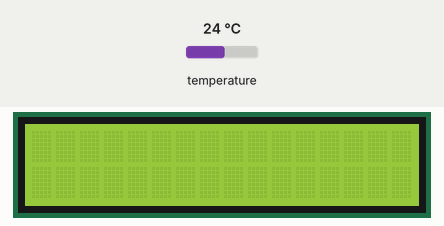
This sketch was run on a simulated ESP8266 (NodeMCU). Parts: 16×2 character LCD. The inputs (shaded band) are chosen by the test bench; at power-on: temperature 24 °C. What the sketch prints to the serial monitor is not drawn.

Above: at 1.3 s.
1.4 s: temperature set to 12 °C
At 3.7 s:
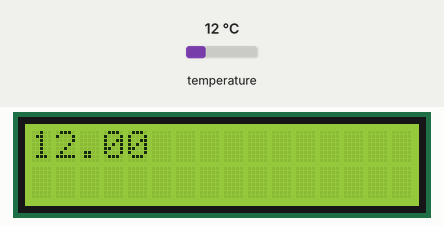
4.1 s: temperature set to 19 °C
At 5.7 s:
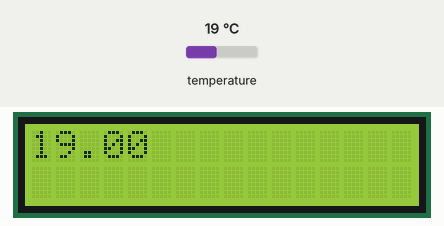
6.7 s: temperature set to 28 °C
At 9.0 s:
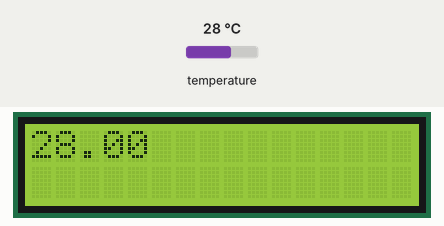
Timing chart, 0 to 10.5 s (numbered marks = the images above; inputs shaded):
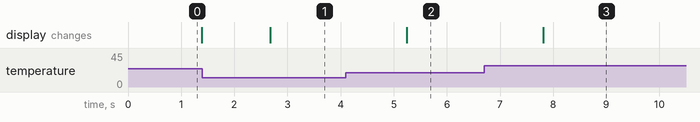

Measured:
- after the input at 1.4 s, the display: changes after 1.3 s (image 1)
- after the input at 4.1 s, the display: changes after 1.1 s (image 2)
- after the input at 6.7 s, the display: changes after 1.1 s (image 3)

The sketch:

esp8266_temp.ino
```cpp
#include <LiquidCrystal_I2C.h>
#include <Wire.h>
#include <DallasTemperature.h>


//---- define section---
#define ledAr LED_BUILTIN
#define ONE_WIRE_BUS 4
LiquidCrystal_I2C lcd(0x27,16,2);       // set the LCD address to 0x27 for a 16 chars and 2 line display
OneWire oneWire(ONE_WIRE_BUS);
DallasTemperature sensors(&oneWire);


void setup()
{
  lcd.begin();
  //lcd.begin(D2, D1);
  //Wire.begin(0, 1);
  // Print a message to the LCD.
  lcd.backlight();
  Wire.begin(D2, D1);
  Serial.begin(115200);
  lcd.setCursor(1,0);
  lcd.print("SENIOR PROJECT");
  lcd.setCursor(3,1);
  lcd.print("konichiwaa");

  lcd.clear();


  sensors.begin();
}

void loop()
{


  // ---- Code display temp on Serial ----
  sensors.requestTemperatures();
  float temperatureC = sensors.getTempCByIndex(0);
  float temperatureF = sensors.getTempFByIndex(0);
  Serial.print(temperatureC);
  Serial.println("ºC");
  Serial.print(temperatureF);
  Serial.println("ºF");
  delay(500);
  lcd.clear();
  lcd.setCursor(0,0);
  lcd.print(temperatureC);


  // ---- Code display temp on LCD ----
  /*
  sensors.requestTemperatures();
  float x = sensors.getTempCByIndex(0);
  lcd.setCursor(0,0);
  lcd.print("Temperature: ");
  lcd.setCursor(0,1);
  lcd.print("          ");
  lcd.setCursor(0,1);
  lcd.print(x);
  */


  /*
  // put your main code here, to run repeatedly:
  digitalWrite(ledAr, HIGH);
  delay(10000);
  digitalWrite(ledAr, LOW);
  delay(10000);
  */
}
```
